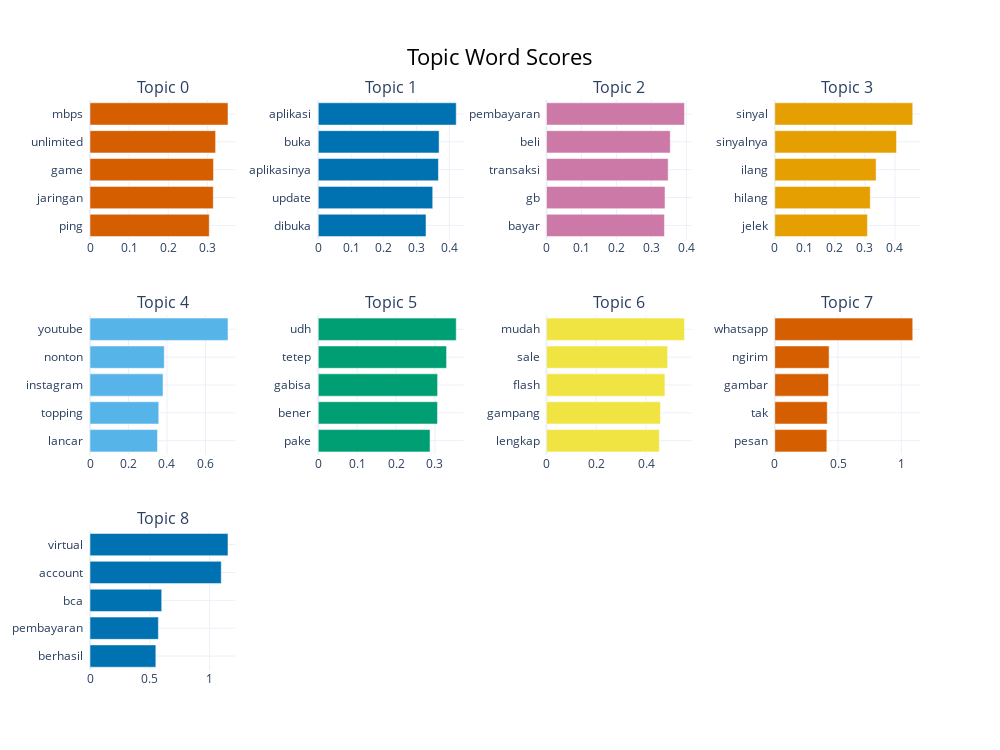

The cell this chart's notebook holds for it:
### Markdown cell above
<h3>VISUALISASI BARCHART</h3>

### Code cell
topic_model.visualize_barchart(top_n_topics=10)

### Figure 1 — Plotly figure (JSON) as saved in the notebook; plotly's stock layout.template omitted (floating-point values rounded to 4 significant figures)
{"data": [{"marker": {"color": "#D55E00"}, "orientation": "h", "type": "bar", "x": [0.3048, 0.315, 0.3155, 0.321, 0.3526], "xaxis": "x", "y": ["ping  ", "jaringan  ", "game  ", "unlimited  ", "mbps  "], "yaxis": "y"}, {"marker": {"color": "#0072B2"}, "orientation": "h", "type": "bar", "x": [0.3286, 0.349, 0.3665, 0.3685, 0.4208], "xaxis": "x2", "y": ["dibuka  ", "update  ", "aplikasinya  ", "buka  ", "aplikasi  "], "yaxis": "y2"}, {"marker": {"color": "#CC79A7"}, "orientation": "h", "type": "bar", "x": [0.3372, 0.3389, 0.3479, 0.3539, 0.3946], "xaxis": "x3", "y": ["bayar  ", "gb  ", "transaksi  ", "beli  ", "pembayaran  "], "yaxis": "y3"}, {"marker": {"color": "#E69F00"}, "orientation": "h", "type": "bar", "x": [0.3084, 0.3179, 0.3373, 0.4052, 0.4592], "xaxis": "x4", "y": ["jelek  ", "hilang  ", "ilang  ", "sinyalnya  ", "sinyal  "], "yaxis": "y4"}, {"marker": {"color": "#56B4E9"}, "orientation": "h", "type": "bar", "x": [0.3505, 0.3573, 0.3794, 0.3859, 0.7169], "xaxis": "x5", "y": ["lancar  ", "topping  ", "instagram  ", "nonton  ", "youtube  "], "yaxis": "y5"}, {"marker": {"color": "#009E73"}, "orientation": "h", "type": "bar", "x": [0.2876, 0.3067, 0.307, 0.3301, 0.3549], "xaxis": "x6", "y": ["pake  ", "bener  ", "gabisa  ", "tetep  ", "udh  "], "yaxis": "y6"}, {"marker": {"color": "#F0E442"}, "orientation": "h", "type": "bar", "x": [0.4533, 0.458, 0.4759, 0.4868, 0.5546], "xaxis": "x7", "y": ["lengkap  ", "gampang  ", "flash  ", "sale  ", "mudah  "], "yaxis": "y7"}, {"marker": {"color": "#D55E00"}, "orientation": "h", "type": "bar", "x": [0.4116, 0.4146, 0.4247, 0.4291, 1.09], "xaxis": "x8", "y": ["pesan  ", "tak  ", "gambar  ", "ngirim  ", "whatsapp  "], "yaxis": "y8"}, {"marker": {"color": "#0072B2"}, "orientation": "h", "type": "bar", "x": [0.5506, 0.5718, 0.5996, 1.098, 1.154], "xaxis": "x9", "y": ["berhasil  ", "pembayaran  ", "bca  ", "account  ", "virtual  "], "yaxis": "y9"}], "layout": {"annotations": [{"font": {"size": 16}, "showarrow": false, "text": "Topic 0", "x": 0.0875, "xanchor": "center", "xref": "paper", "y": 1, "yanchor": "bottom", "yref": "paper"}, {"font": {"size": 16}, "showarrow": false, "text": "Topic 1", "x": 0.3625, "xanchor": "center", "xref": "paper", "y": 1, "yanchor": "bottom", "yref": "paper"}, {"font": {"size": 16}, "showarrow": false, "text": "Topic 2", "x": 0.6375, "xanchor": "center", "xref": "paper", "y": 1, "yanchor": "bottom", "yref": "paper"}, {"font": {"size": 16}, "showarrow": false, "text": "Topic 3", "x": 0.9125, "xanchor": "center", "xref": "paper", "y": 1, "yanchor": "bottom", "yref": "paper"}, {"font": {"size": 16}, "showarrow": false, "text": "Topic 4", "x": 0.0875, "xanchor": "center", "xref": "paper", "y": 0.6222, "yanchor": "bottom", "yref": "paper"}, {"font": {"size": 16}, "showarrow": false, "text": "Topic 5", "x": 0.3625, "xanchor": "center", "xref": "paper", "y": 0.6222, "yanchor": "bottom", "yref": "paper"}, {"font": {"size": 16}, "showarrow": false, "text": "Topic 6", "x": 0.6375, "xanchor": "center", "xref": "paper", "y": 0.6222, "yanchor": "bottom", "yref": "paper"}, {"font": {"size": 16}, "showarrow": false, "text": "Topic 7", "x": 0.9125, "xanchor": "center", "xref": "paper", "y": 0.6222, "yanchor": "bottom", "yref": "paper"}, {"font": {"size": 16}, "showarrow": false, "text": "Topic 8", "x": 0.0875, "xanchor": "center", "xref": "paper", "y": 0.2444, "yanchor": "bottom", "yref": "paper"}], "height": 750, "hoverlabel": {"bgcolor": "white", "font": {"family": "Rockwell", "size": 16}}, "showlegend": false, "title": {"font": {"color": "Black", "size": 22}, "text": "Topic Word Scores", "x": 0.5, "xanchor": "center", "yanchor": "top"}, "width": 1000, "xaxis": {"anchor": "y", "domain": [0, 0.175], "showgrid": true}, "xaxis10": {"anchor": "y10", "domain": [0.275, 0.45], "showgrid": true}, "xaxis11": {"anchor": "y11", "domain": [0.55, 0.725], "showgrid": true}, "xaxis12": {"anchor": "y12", "domain": [0.825, 1], "showgrid": true}, "xaxis2": {"anchor": "y2", "domain": [0.275, 0.45], "showgrid": true}, "xaxis3": {"anchor": "y3", "domain": [0.55, 0.725], "showgrid": true}, "xaxis4": {"anchor": "y4", "domain": [0.825, 1], "showgrid": true}, "xaxis5": {"anchor": "y5", "domain": [0, 0.175], "showgrid": true}, "xaxis6": {"anchor": "y6", "domain": [0.275, 0.45], "showgrid": true}, "xaxis7": {"anchor": "y7", "domain": [0.55, 0.725], "showgrid": true}, "xaxis8": {"anchor": "y8", "domain": [0.825, 1], "showgrid": true}, "xaxis9": {"anchor": "y9", "domain": [0, 0.175], "showgrid": true}, "yaxis": {"anchor": "x", "domain": [0.7556, 1], "showgrid": true}, "yaxis10": {"anchor": "x10", "domain": [0, 0.2444], "showgrid": true}, "yaxis11": {"anchor": "x11", "domain": [0, 0.2444], "showgrid": true}, "yaxis12": {"anchor": "x12", "domain": [0, 0.2444], "showgrid": true}, "yaxis2": {"anchor": "x2", "domain": [0.7556, 1], "showgrid": true}, "yaxis3": {"anchor": "x3", "domain": [0.7556, 1], "showgrid": true}, "yaxis4": {"anchor": "x4", "domain": [0.7556, 1], "showgrid": true}, "yaxis5": {"anchor": "x5", "domain": [0.3778, 0.6222], "showgrid": true}, "yaxis6": {"anchor": "x6", "domain": [0.3778, 0.6222], "showgrid": true}, "yaxis7": {"anchor": "x7", "domain": [0.3778, 0.6222], "showgrid": true}, "yaxis8": {"anchor": "x8", "domain": [0.3778, 0.6222], "showgrid": true}, "yaxis9": {"anchor": "x9", "domain": [0, 0.2444], "showgrid": true}}}
